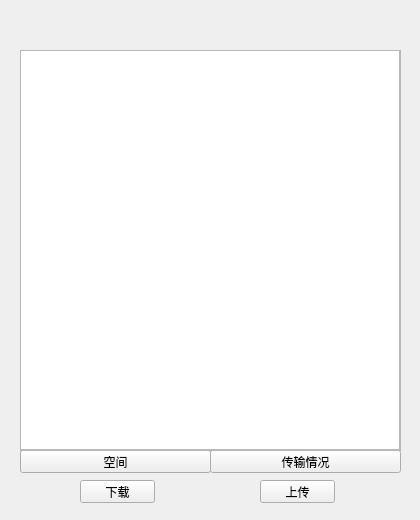
<?xml version="1.0" encoding="UTF-8"?>
<ui version="4.0">
 <class>NetworkSpaceWin</class>
 <widget class="QWidget" name="NetworkSpaceWin">
  <property name="geometry">
   <rect>
    <x>0</x>
    <y>0</y>
    <width>420</width>
    <height>520</height>
   </rect>
  </property>
  <property name="windowTitle">
   <string>Form</string>
  </property>
  <widget class="QWidget" name="MainBoard" native="true">
   <property name="geometry">
    <rect>
     <x>10</x>
     <y>10</y>
     <width>400</width>
     <height>500</height>
    </rect>
   </property>
   <widget class="QListWidget" name="FileListWidget">
    <property name="geometry">
     <rect>
      <x>10</x>
      <y>40</y>
      <width>380</width>
      <height>400</height>
     </rect>
    </property>
   </widget>
   <widget class="QPushButton" name="SpaceButton">
    <property name="geometry">
     <rect>
      <x>10</x>
      <y>440</y>
      <width>191</width>
      <height>23</height>
     </rect>
    </property>
    <property name="text">
     <string>空间</string>
    </property>
   </widget>
   <widget class="QPushButton" name="TransferInfoButton">
    <property name="geometry">
     <rect>
      <x>200</x>
      <y>440</y>
      <width>191</width>
      <height>23</height>
     </rect>
    </property>
    <property name="text">
     <string>传输情况</string>
    </property>
   </widget>
   <widget class="QPushButton" name="DownloadButton">
    <property name="geometry">
     <rect>
      <x>70</x>
      <y>470</y>
      <width>75</width>
      <height>23</height>
     </rect>
    </property>
    <property name="text">
     <string>下载</string>
    </property>
   </widget>
   <widget class="QPushButton" name="UploadButton">
    <property name="geometry">
     <rect>
      <x>250</x>
      <y>470</y>
      <width>75</width>
      <height>23</height>
     </rect>
    </property>
    <property name="text">
     <string>上传</string>
    </property>
   </widget>
   <widget class="QListWidget" name="TransferInfoListWidget">
    <property name="geometry">
     <rect>
      <x>10</x>
      <y>40</y>
      <width>381</width>
      <height>401</height>
     </rect>
    </property>
   </widget>
   <zorder>SpaceButton</zorder>
   <zorder>TransferInfoButton</zorder>
   <zorder>DownloadButton</zorder>
   <zorder>UploadButton</zorder>
   <zorder>TransferInfoListWidget</zorder>
   <zorder>FileListWidget</zorder>
  </widget>
 </widget>
 <resources/>
 <connections/>
</ui>
